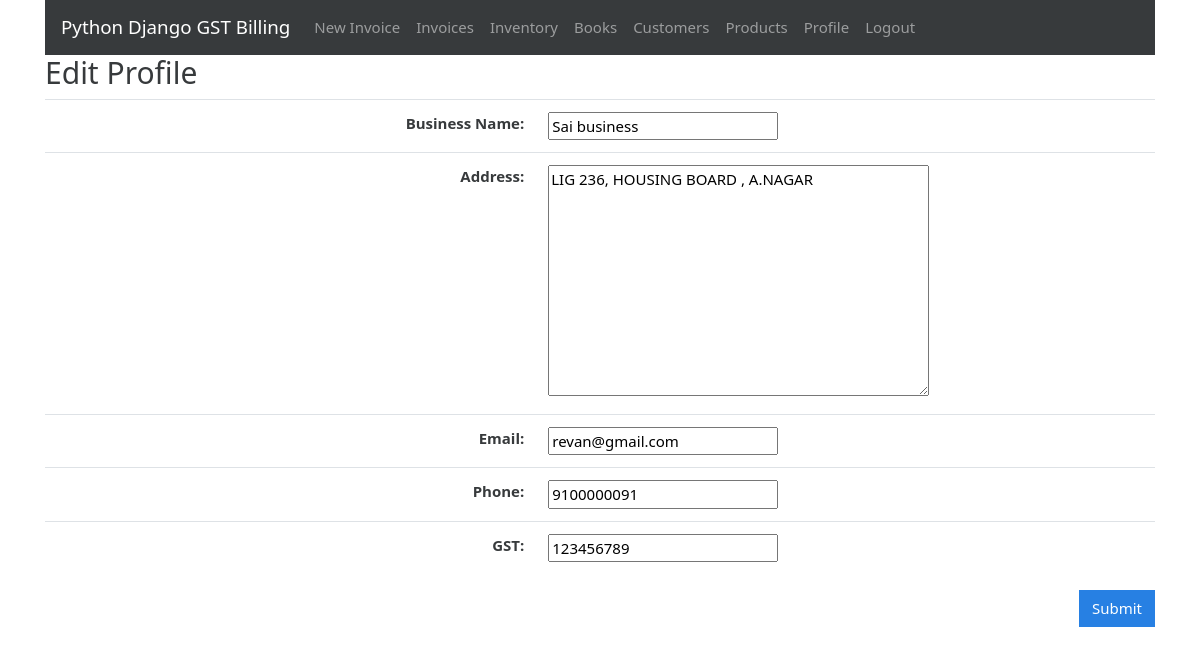
The app's page /profile/edit (signed in) with its own data.
### gstbillingapp/models.py (models this page shows, shortened)
class UserProfile(models.Model):
    user = models.OneToOneField(User, on_delete=models.CASCADE)
    business_title = models.CharField(max_length=100, blank=True, null=True)
    business_address = models.TextField(max_length=400, blank=True, null=True)
    business_email = models.EmailField(blank=True, null=True)
    business_phone = models.CharField(max_length=20, blank=True, null=True)
    business_gst = models.CharField(max_length=15, blank=True, null=True)

### gstbillingapp/views.py (the view)
# urls.py: path('profile/edit', views.user_profile_edit, name='user_profile_edit'),
@login_required
@login_required
def user_profile_edit(request):
    context = {}
    user_profile, created = UserProfile.objects.get_or_create(user=request.user)
    context['user_profile_form'] = UserProfileForm(instance=user_profile)
    if request.method == "POST":
        user_profile_form = UserProfileForm(request.POST, instance=user_profile)
        if user_profile_form.is_valid():
            user_profile_form.save()
            return redirect('user_profile')
    return render(request, 'gstbillingapp/user_profile_edit.html', context)

### gstbillingapp/forms.py
class UserProfileForm(ModelForm):
    def __init__(self, *args, **kwargs):
        super(UserProfileForm, self).__init__(*args, **kwargs)
        self.fields['business_title'].required = True
    class Meta:
        model = UserProfile
        fields = ['business_title', 'business_address', 'business_email', 'business_phone', 'business_gst']

### gstbillingapp/templates/gstbillingapp/user_profile_edit.html (shortened to what this page needs)
{% extends "gstbillingapp/base.html" %}
{% load static %}
{% block content %}
<h2>Edit Profile</h2>
<form method="POST">
	<table class="table">
		<tbody class="two-col-form">
			<tr>
				<th scope="row" class="text-right">Business Name:</th>
				<td class="form-input-td customer_search_area">{{user_profile_form.business_title}}</td>
			</tr>
			<tr>
				<th scope="row" class="text-right">Address:</th>
				<td class="form-input-td">{{user_profile_form.business_address}}</td>
			</tr>
			<tr>
				<th scope="row" class="text-right">Email:</th>
				<td class="form-input-td">{{user_profile_form.business_email}}</td>
			</tr>
			<tr>
				<th scope="row" class="text-right">Phone:</th>
				<td class="form-input-td">{{user_profile_form.business_phone}}</td>
			</tr>
			<tr>
				<th scope="row" class="text-right">GST:</th>
				<td class="form-input-td" pattern="([A-Za-z0-9]{15})|(^$)">{{user_profile_form.business_gst}}</td>
			</tr>
		</tbody>
	</table>
	<input type="submit" class="btn btn-primary float-right" value="Submit">
</form>
{% endblock %}

### gstbillingapp/static/gstbillingapp/main.css (style rules this page uses)
.two-col-form td, .two-col-form th { width: 25%; }

### records on screen
UserProfile: business_title "Sai business", business_address "LIG 236, HOUSING BOARD , A.NAGAR", business_email "revan@gmail.com", business_phone "9100000091", business_gst "123456789"
